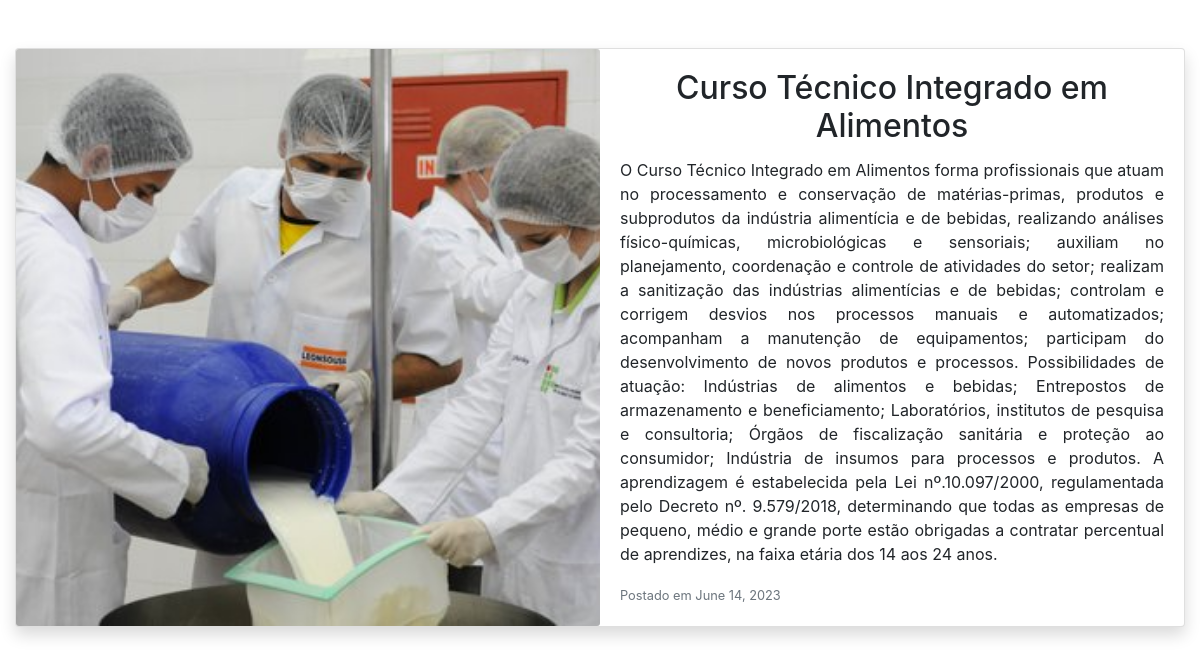
/detalhecurso/3, run on the app's committed database.
### cursos/models.py (models this page shows, shortened)
class Curso(models.Model):
    nome_do_curso = models.CharField(max_length = 150)
    texto = models.TextField()
    data_de_criacao = models.DateField()
    imagem = models.ImageField(upload_to = 'imagens')

### cursos/views.py (the view)
# urls.py: path('detalhecurso/<int:id_curso>', detalhes, name = 'detalhes_cursos'),
def detalhes(request, id_curso):
    curso = get_object_or_404(Curso, id = id_curso)
    context = {'objeto' : curso}
    return render(request,'core/detalhecurso.html',context)

### cursos/templates/core/detalhecurso.html (shortened to what this page needs)
<!DOCTYPE html>
<html lang="pt-br">
<head>
    <link rel="stylesheet" href="https://stackpath.bootstrapcdn.com/bootstrap/4.3.1/css/bootstrap.min.css">
</head>
<body>
    <div class="container-fluid py-5">
        <div class="row">
            <div class="col-12">
                <div class="card mb-4 shadow">
                    <div class="row no-gutters">
                        <div class="col-lg-6">
                            <img class="card-img" src="{{ objeto.imagem.url }}" alt="Imagem do Curso" style="object-fit: cover; height: 100%;">
                        </div>
                        <div class="col-lg-6 conteudo">
                            <div class="card-body">
                                <h2 class="card-title" style="text-align: center;">{{ objeto.nome_do_curso }}</h2>
                                <p class="card-text" style="text-align: justify;">{{ objeto.texto }}</p>
                                <p class="card-text">
                                    <small class="text-muted">Postado em {{ objeto.data_de_criacao }}</small>
                                </p>
                            </div>
                        </div>
                    </div>
                </div>
            </div>
        </div>
    </div>
</body>
</html>

### data on the page
Curso: imagem (picture), nome_do_curso "Curso Técnico Integrado em Alimentos", texto "O Curso Técnico Integrado em Alimentos forma profissionais que atuam no processamento e conservação de matérias-primas, produtos e subprodutos da indústria alimentícia e de bebidas, realizando análises físico-químicas, microbiológicas e sensoriais; auxiliam no planejamento, coordenação e controle de atividades do setor; realizam a sanitização das indústrias alimentícias e de bebidas; controlam e corrigem desvios nos processos manuais e automatizados; acompanham a manutenção de equipamentos; participam do desenvolvimento de novos produtos e processos. Possibilidades de atuação: Indústrias de alimentos e bebidas; Entrepostos de armazenamento e beneficiamento; Laboratórios, institutos de…", data_de_criacao "June 14, 2023"
